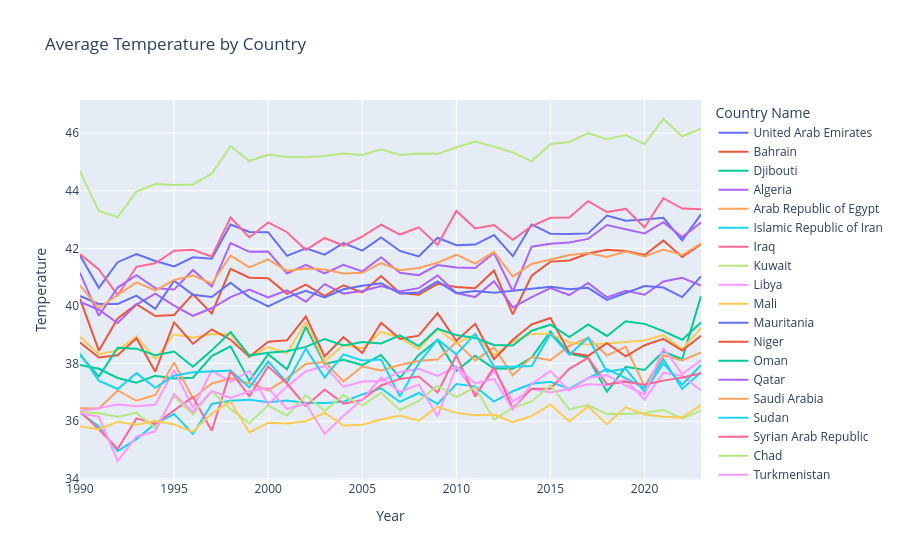

This figure's notebook cell:
### Code cell
# plot regional plots with plotly line
# top 20 countries with highest average temperature
top_countries = temp.groupby('Country Name')['Temperature'].mean().sort_values(ascending=False).head(20).index
temp_top = temp[temp['Country Name'].isin(top_countries)].copy()
temp_top['Year'] = temp_top['Year'].astype(int)
fig = px.line(temp_top, x='Year', y='Temperature', color='Country Name', title='Average Temperature by Country')
fig.show()

### Figure 1 — Plotly figure (JSON) as saved in the notebook; plotly's stock layout.template omitted (floating-point values rounded to 4 significant figures)
{"data": [{"hovertemplate": "Country Name=United Arab Emirates<br>Year=%{x}<br>Temperature=%{y}<extra></extra>", "legendgroup": "United Arab Emirates", "line": {"color": "#636efa", "dash": "solid"}, "marker": {"symbol": "circle"}, "mode": "lines", "name": "United Arab Emirates", "orientation": "v", "showlegend": true, "type": "scatter", "x": [1990, 1991, 1992, 1993, 1994, 1995, 1996, 1997, 1998, 1999, 2000, 2001, 2002, 2003, 2004, 2005, 2006, 2007, 2008, 2009, 2010, 2011, 2012, 2013, 2014, 2015, 2016, 2017, 2018, 2019, 2020, 2021, 2022, 2023], "xaxis": "x", "y": [41.75, 40.63, 41.52, 41.8, 41.56, 41.37, 41.69, 41.64, 42.83, 42.57, 42.56, 41.74, 42.0, 41.78, 42.18, 41.92, 42.38, 41.91, 41.72, 42.37, 42.11, 42.13, 42.46, 41.73, 42.83, 42.51, 42.5, 42.52, 43.14, 42.96, 43.0, 43.06, 42.28, 43.18], "yaxis": "y"}, {"hovertemplate": "Country Name=Bahrain<br>Year=%{x}<br>Temperature=%{y}<extra></extra>", "legendgroup": "Bahrain", "line": {"color": "#EF553B", "dash": "solid"}, "marker": {"symbol": "circle"}, "mode": "lines", "name": "Bahrain", "orientation": "v", "showlegend": true, "type": "scatter", "x": [1990, 1991, 1992, 1993, 1994, 1995, 1996, 1997, 1998, 1999, 2000, 2001, 2002, 2003, 2004, 2005, 2006, 2007, 2008, 2009, 2010, 2011, 2012, 2013, 2014, 2015, 2016, 2017, 2018, 2019, 2020, 2021, 2022, 2023], "xaxis": "x", "y": [40.25, 38.45, 39.57, 40.06, 39.65, 39.69, 40.41, 39.74, 41.29, 40.98, 40.96, 40.42, 40.74, 40.35, 40.72, 40.47, 41.04, 40.45, 40.39, 40.77, 40.66, 40.62, 41.23, 39.71, 41.05, 41.54, 41.58, 41.82, 41.95, 41.91, 41.77, 42.27, 41.7, 42.14], "yaxis": "y"}, {"hovertemplate": "Country Name=Djibouti<br>Year=%{x}<br>Temperature=%{y}<extra></extra>", "legendgroup": "Djibouti", "line": {"color": "#00cc96", "dash": "solid"}, "marker": {"symbol": "circle"}, "mode": "lines", "name": "Djibouti", "orientation": "v", "showlegend": true, "type": "scatter", "x": [1990, 1991, 1992, 1993, 1994, 1995, 1996, 1997, 1998, 1999, 2000, 2001, 2002, 2003, 2004, 2005, 2006, 2007, 2008, 2009, 2010, 2011, 2012, 2013, 2014, 2015, 2016, 2017, 2018, 2019, 2020, 2021, 2022, 2023], "xaxis": "x", "y": [37.95, 37.82, 37.5, 37.34, 37.58, 37.48, 37.51, 38.26, 38.6, 37.4, 38.33, 37.8, 39.28, 37.99, 38.13, 37.95, 38.3, 37.5, 38.3, 38.82, 37.74, 38.27, 37.83, 37.82, 38.21, 39.12, 38.35, 38.2, 37.03, 37.89, 37.78, 38.42, 38.15, 40.35], "yaxis": "y"}, {"hovertemplate": "Country Name=Algeria<br>Year=%{x}<br>Temperature=%{y}<extra></extra>", "legendgroup": "Algeria", "line": {"color": "#ab63fa", "dash": "solid"}, "marker": {"symbol": "circle"}, "mode": "lines", "name": "Algeria", "orientation": "v", "showlegend": true, "type": "scatter", "x": [1990, 1991, 1992, 1993, 1994, 1995, 1996, 1997, 1998, 1999, 2000, 2001, 2002, 2003, 2004, 2005, 2006, 2007, 2008, 2009, 2010, 2011, 2012, 2013, 2014, 2015, 2016, 2017, 2018, 2019, 2020, 2021, 2022, 2023], "xaxis": "x", "y": [40.14, 39.87, 39.41, 40.05, 40.43, 40.01, 39.66, 39.92, 40.31, 40.57, 40.3, 40.54, 40.15, 40.76, 40.43, 40.52, 40.69, 40.5, 40.62, 41.06, 40.45, 40.31, 40.86, 39.95, 40.31, 40.62, 40.38, 40.8, 40.3, 40.53, 40.39, 40.85, 40.98, 40.71], "yaxis": "y"}, {"hovertemplate": "Country Name=Arab Republic of Egypt<br>Year=%{x}<br>Temperature=%{y}<extra></extra>", "legendgroup": "Arab Republic of Egypt", "line": {"color": "#FFA15A", "dash": "solid"}, "marker": {"symbol": "circle"}, "mode": "lines", "name": "Arab Republic of Egypt", "orientation": "v", "showlegend": true, "type": "scatter", "x": [1990, 1991, 1992, 1993, 1994, 1995, 1996, 1997, 1998, 1999, 2000, 2001, 2002, 2003, 2004, 2005, 2006, 2007, 2008, 2009, 2010, 2011, 2012, 2013, 2014, 2015, 2016, 2017, 2018, 2019, 2020, 2021, 2022, 2023], "xaxis": "x", "y": [36.45, 36.44, 37.07, 36.71, 36.91, 38.04, 36.8, 37.31, 37.49, 37.32, 37.07, 37.49, 37.99, 38.06, 37.38, 37.9, 37.76, 37.95, 38.1, 38.14, 38.75, 38.11, 38.56, 37.59, 38.23, 38.12, 38.62, 38.9, 38.28, 38.58, 37.21, 38.29, 38.11, 38.39], "yaxis": "y"}, {"hovertemplate": "Country Name=Islamic Republic of Iran<br>Year=%{x}<br>Temperature=%{y}<extra></extra>", "legendgroup": "Islamic Republic of Iran", "line": {"color": "#19d3f3", "dash": "solid"}, "marker": {"symbol": "circle"}, "mode": "lines", "name": "Islamic Republic of Iran", "orientation": "v", "showlegend": true, "type": "scatter", "x": [1990, 1991, 1992, 1993, 1994, 1995, 1996, 1997, 1998, 1999, 2000, 2001, 2002, 2003, 2004, 2005, 2006, 2007, 2008, 2009, 2010, 2011, 2012, 2013, 2014, 2015, 2016, 2017, 2018, 2019, 2020, 2021, 2022, 2023], "xaxis": "x", "y": [36.29, 35.83, 34.96, 35.38, 35.92, 36.25, 35.56, 36.6, 36.71, 36.75, 36.66, 36.72, 36.63, 36.63, 36.68, 36.93, 37.14, 36.67, 36.98, 36.6, 37.29, 37.21, 36.68, 37.04, 37.3, 37.37, 37.12, 37.5, 37.81, 37.5, 37.15, 38.15, 37.12, 37.7], "yaxis": "y"}, {"hovertemplate": "Country Name=Iraq<br>Year=%{x}<br>Temperature=%{y}<extra></extra>", "legendgroup": "Iraq", "line": {"color": "#FF6692", "dash": "solid"}, "marker": {"symbol": "circle"}, "mode": "lines", "name": "Iraq", "orientation": "v", "showlegend": true, "type": "scatter", "x": [1990, 1991, 1992, 1993, 1994, 1995, 1996, 1997, 1998, 1999, 2000, 2001, 2002, 2003, 2004, 2005, 2006, 2007, 2008, 2009, 2010, 2011, 2012, 2013, 2014, 2015, 2016, 2017, 2018, 2019, 2020, 2021, 2022, 2023], "xaxis": "x", "y": [41.8, 41.27, 40.37, 41.36, 41.48, 41.92, 41.95, 41.72, 43.07, 42.38, 42.9, 42.56, 41.94, 42.36, 42.09, 42.41, 42.82, 42.48, 42.73, 42.12, 43.3, 42.69, 42.81, 42.3, 42.77, 43.06, 43.07, 43.64, 43.26, 43.37, 42.73, 43.74, 43.38, 43.36], "yaxis": "y"}, {"hovertemplate": "Country Name=Kuwait<br>Year=%{x}<br>Temperature=%{y}<extra></extra>", "legendgroup": "Kuwait", "line": {"color": "#B6E880", "dash": "solid"}, "marker": {"symbol": "circle"}, "mode": "lines", "name": "Kuwait", "orientation": "v", "showlegend": true, "type": "scatter", "x": [1990, 1991, 1992, 1993, 1994, 1995, 1996, 1997, 1998, 1999, 2000, 2001, 2002, 2003, 2004, 2005, 2006, 2007, 2008, 2009, 2010, 2011, 2012, 2013, 2014, 2015, 2016, 2017, 2018, 2019, 2020, 2021, 2022, 2023], "xaxis": "x", "y": [44.67, 43.3, 43.08, 43.97, 44.23, 44.2, 44.22, 44.59, 45.55, 45.03, 45.25, 45.18, 45.16, 45.21, 45.29, 45.24, 45.44, 45.24, 45.29, 45.28, 45.51, 45.71, 45.53, 45.33, 45.02, 45.62, 45.69, 46.0, 45.79, 45.93, 45.62, 46.49, 45.89, 46.15], "yaxis": "y"}, {"hovertemplate": "Country Name=Libya<br>Year=%{x}<br>Temperature=%{y}<extra></extra>", "legendgroup": "Libya", "line": {"color": "#FF97FF", "dash": "solid"}, "marker": {"symbol": "circle"}, "mode": "lines", "name": "Libya", "orientation": "v", "showlegend": true, "type": "scatter", "x": [1990, 1991, 1992, 1993, 1994, 1995, 1996, 1997, 1998, 1999, 2000, 2001, 2002, 2003, 2004, 2005, 2006, 2007, 2008, 2009, 2010, 2011, 2012, 2013, 2014, 2015, 2016, 2017, 2018, 2019, 2020, 2021, 2022, 2023], "xaxis": "x", "y": [36.35, 36.46, 36.58, 36.52, 36.57, 37.78, 36.47, 37.76, 37.37, 37.74, 36.59, 37.21, 37.73, 37.92, 37.19, 37.38, 37.4, 37.71, 37.82, 37.57, 37.89, 36.97, 37.76, 36.69, 37.12, 37.0, 37.12, 37.28, 37.26, 37.44, 36.75, 37.68, 37.58, 37.07], "yaxis": "y"}, {"hovertemplate": "Country Name=Mali<br>Year=%{x}<br>Temperature=%{y}<extra></extra>", "legendgroup": "Mali", "line": {"color": "#FECB52", "dash": "solid"}, "marker": {"symbol": "circle"}, "mode": "lines", "name": "Mali", "orientation": "v", "showlegend": true, "type": "scatter", "x": [1990, 1991, 1992, 1993, 1994, 1995, 1996, 1997, 1998, 1999, 2000, 2001, 2002, 2003, 2004, 2005, 2006, 2007, 2008, 2009, 2010, 2011, 2012, 2013, 2014, 2015, 2016, 2017, 2018, 2019, 2020, 2021, 2022, 2023], "xaxis": "x", "y": [38.93, 38.33, 38.46, 38.94, 38.16, 39.02, 38.9, 39.03, 39.02, 38.22, 38.57, 38.37, 39.44, 38.07, 38.65, 38.53, 39.1, 38.9, 38.5, 39.22, 38.7, 39.01, 38.28, 38.76, 39.03, 39.04, 38.73, 38.66, 38.7, 38.75, 38.8, 38.99, 38.5, 39.23], "yaxis": "y"}, {"hovertemplate": "Country Name=Mauritania<br>Year=%{x}<br>Temperature=%{y}<extra></extra>", "legendgroup": "Mauritania", "line": {"color": "#636efa", "dash": "solid"}, "marker": {"symbol": "circle"}, "mode": "lines", "name": "Mauritania", "orientation": "v", "showlegend": true, "type": "scatter", "x": [1990, 1991, 1992, 1993, 1994, 1995, 1996, 1997, 1998, 1999, 2000, 2001, 2002, 2003, 2004, 2005, 2006, 2007, 2008, 2009, 2010, 2011, 2012, 2013, 2014, 2015, 2016, 2017, 2018, 2019, 2020, 2021, 2022, 2023], "xaxis": "x", "y": [40.35, 40.07, 40.07, 40.36, 39.9, 40.88, 40.39, 40.31, 40.81, 40.31, 39.99, 40.3, 40.53, 40.3, 40.58, 40.7, 40.79, 40.43, 40.47, 40.85, 40.44, 40.52, 40.46, 40.53, 40.62, 40.67, 40.58, 40.63, 40.21, 40.44, 40.69, 40.64, 40.31, 41.03], "yaxis": "y"}, {"hovertemplate": "Country Name=Niger<br>Year=%{x}<br>Temperature=%{y}<extra></extra>", "legendgroup": "Niger", "line": {"color": "#EF553B", "dash": "solid"}, "marker": {"symbol": "circle"}, "mode": "lines", "name": "Niger", "orientation": "v", "showlegend": true, "type": "scatter", "x": [1990, 1991, 1992, 1993, 1994, 1995, 1996, 1997, 1998, 1999, 2000, 2001, 2002, 2003, 2004, 2005, 2006, 2007, 2008, 2009, 2010, 2011, 2012, 2013, 2014, 2015, 2016, 2017, 2018, 2019, 2020, 2021, 2022, 2023], "xaxis": "x", "y": [38.73, 38.21, 38.29, 38.88, 37.72, 39.43, 38.69, 39.19, 38.83, 38.24, 38.76, 38.81, 39.64, 38.25, 38.92, 38.37, 39.42, 38.86, 38.97, 39.75, 38.79, 39.38, 38.15, 38.83, 39.36, 39.58, 38.38, 38.27, 38.71, 38.25, 38.64, 38.86, 38.45, 38.97], "yaxis": "y"}, {"hovertemplate": "Country Name=Oman<br>Year=%{x}<br>Temperature=%{y}<extra></extra>", "legendgroup": "Oman", "line": {"color": "#00cc96", "dash": "solid"}, "marker": {"symbol": "circle"}, "mode": "lines", "name": "Oman", "orientation": "v", "showlegend": true, "type": "scatter", "x": [1990, 1991, 1992, 1993, 1994, 1995, 1996, 1997, 1998, 1999, 2000, 2001, 2002, 2003, 2004, 2005, 2006, 2007, 2008, 2009, 2010, 2011, 2012, 2013, 2014, 2015, 2016, 2017, 2018, 2019, 2020, 2021, 2022, 2023], "xaxis": "x", "y": [38.3, 37.55, 38.55, 38.52, 38.29, 38.42, 37.89, 38.46, 39.1, 38.28, 38.38, 38.43, 38.58, 38.85, 38.63, 38.75, 38.7, 38.98, 38.61, 39.21, 38.99, 38.89, 38.65, 38.63, 39.14, 39.35, 38.92, 39.36, 38.96, 39.47, 39.38, 39.13, 38.83, 39.43], "yaxis": "y"}, {"hovertemplate": "Country Name=Qatar<br>Year=%{x}<br>Temperature=%{y}<extra></extra>", "legendgroup": "Qatar", "line": {"color": "#ab63fa", "dash": "solid"}, "marker": {"symbol": "circle"}, "mode": "lines", "name": "Qatar", "orientation": "v", "showlegend": true, "type": "scatter", "x": [1990, 1991, 1992, 1993, 1994, 1995, 1996, 1997, 1998, 1999, 2000, 2001, 2002, 2003, 2004, 2005, 2006, 2007, 2008, 2009, 2010, 2011, 2012, 2013, 2014, 2015, 2016, 2017, 2018, 2019, 2020, 2021, 2022, 2023], "xaxis": "x", "y": [41.15, 39.66, 40.64, 41.07, 40.62, 40.57, 41.25, 40.67, 42.18, 41.88, 41.89, 41.13, 41.43, 41.13, 41.43, 41.2, 41.69, 41.15, 41.07, 41.42, 41.34, 41.32, 41.84, 40.51, 42.06, 42.16, 42.2, 42.33, 42.81, 42.67, 42.52, 42.91, 42.39, 42.9], "yaxis": "y"}, {"hovertemplate": "Country Name=Saudi Arabia<br>Year=%{x}<br>Temperature=%{y}<extra></extra>", "legendgroup": "Saudi Arabia", "line": {"color": "#FFA15A", "dash": "solid"}, "marker": {"symbol": "circle"}, "mode": "lines", "name": "Saudi Arabia", "orientation": "v", "showlegend": true, "type": "scatter", "x": [1990, 1991, 1992, 1993, 1994, 1995, 1996, 1997, 1998, 1999, 2000, 2001, 2002, 2003, 2004, 2005, 2006, 2007, 2008, 2009, 2010, 2011, 2012, 2013, 2014, 2015, 2016, 2017, 2018, 2019, 2020, 2021, 2022, 2023], "xaxis": "x", "y": [40.71, 39.93, 40.38, 40.82, 40.54, 40.9, 41.06, 40.78, 41.75, 41.34, 41.62, 41.22, 41.3, 41.27, 41.13, 41.15, 41.49, 41.24, 41.32, 41.5, 41.78, 41.47, 41.88, 41.02, 41.46, 41.61, 41.77, 41.84, 41.7, 41.89, 41.72, 41.96, 41.77, 42.17], "yaxis": "y"}, {"hovertemplate": "Country Name=Sudan<br>Year=%{x}<br>Temperature=%{y}<extra></extra>", "legendgroup": "Sudan", "line": {"color": "#19d3f3", "dash": "solid"}, "marker": {"symbol": "circle"}, "mode": "lines", "name": "Sudan", "orientation": "v", "showlegend": true, "type": "scatter", "x": [1990, 1991, 1992, 1993, 1994, 1995, 1996, 1997, 1998, 1999, 2000, 2001, 2002, 2003, 2004, 2005, 2006, 2007, 2008, 2009, 2010, 2011, 2012, 2013, 2014, 2015, 2016, 2017, 2018, 2019, 2020, 2021, 2022, 2023], "xaxis": "x", "y": [38.35, 37.41, 37.12, 37.67, 37.16, 37.58, 37.7, 37.72, 37.76, 37.17, 38.07, 37.34, 38.52, 37.52, 38.32, 38.11, 38.14, 36.86, 38.01, 38.84, 38.32, 39.03, 37.89, 37.89, 37.92, 39.03, 38.31, 38.9, 37.72, 37.82, 37.02, 38.01, 37.27, 37.95], "yaxis": "y"}, {"hovertemplate": "Country Name=Syrian Arab Republic<br>Year=%{x}<br>Temperature=%{y}<extra></extra>", "legendgroup": "Syrian Arab Republic", "line": {"color": "#FF6692", "dash": "solid"}, "marker": {"symbol": "circle"}, "mode": "lines", "name": "Syrian Arab Republic", "orientation": "v", "showlegend": true, "type": "scatter", "x": [1990, 1991, 1992, 1993, 1994, 1995, 1996, 1997, 1998, 1999, 2000, 2001, 2002, 2003, 2004, 2005, 2006, 2007, 2008, 2009, 2010, 2011, 2012, 2013, 2014, 2015, 2016, 2017, 2018, 2019, 2020, 2021, 2022, 2023], "xaxis": "x", "y": [36.34, 35.72, 35.04, 36.1, 35.91, 36.36, 36.84, 35.67, 37.74, 36.87, 37.9, 37.31, 36.53, 37.1, 36.61, 36.74, 37.24, 37.47, 37.55, 37.0, 38.28, 36.86, 37.88, 36.45, 37.13, 37.13, 37.82, 38.2, 37.28, 37.37, 37.27, 37.41, 37.52, 37.67], "yaxis": "y"}, {"hovertemplate": "Country Name=Chad<br>Year=%{x}<br>Temperature=%{y}<extra></extra>", "legendgroup": "Chad", "line": {"color": "#B6E880", "dash": "solid"}, "marker": {"symbol": "circle"}, "mode": "lines", "name": "Chad", "orientation": "v", "showlegend": true, "type": "scatter", "x": [1990, 1991, 1992, 1993, 1994, 1995, 1996, 1997, 1998, 1999, 2000, 2001, 2002, 2003, 2004, 2005, 2006, 2007, 2008, 2009, 2010, 2011, 2012, 2013, 2014, 2015, 2016, 2017, 2018, 2019, 2020, 2021, 2022, 2023], "xaxis": "x", "y": [36.31, 36.28, 36.16, 36.29, 35.76, 36.87, 36.23, 37.04, 36.42, 35.94, 36.55, 36.2, 36.9, 36.36, 36.9, 36.54, 36.99, 36.39, 36.71, 37.23, 36.84, 37.18, 36.06, 36.47, 36.68, 37.26, 36.41, 36.56, 36.25, 36.25, 36.29, 36.39, 36.1, 36.37], "yaxis": "y"}, {"hovertemplate": "Country Name=Turkmenistan<br>Year=%{x}<br>Temperature=%{y}<extra></extra>", "legendgroup": "Turkmenistan", "line": {"color": "#FF97FF", "dash": "solid"}, "marker": {"symbol": "circle"}, "mode": "lines", "name": "Turkmenistan", "orientation": "v", "showlegend": true, "type": "scatter", "x": [1990, 1991, 1992, 1993, 1994, 1995, 1996, 1997, 1998, 1999, 2000, 2001, 2002, 2003, 2004, 2005, 2006, 2007, 2008, 2009, 2010, 2011, 2012, 2013, 2014, 2015, 2016, 2017, 2018, 2019, 2020, 2021, 2022, 2023], "xaxis": "x", "y": [36.27, 36.16, 34.62, 35.47, 35.65, 36.95, 36.32, 37.05, 36.81, 37.04, 37.15, 36.43, 36.61, 35.56, 36.19, 36.76, 37.51, 37.02, 37.27, 36.17, 37.9, 37.31, 37.47, 36.4, 37.3, 37.74, 37.06, 37.5, 37.6, 37.24, 36.92, 38.54, 37.64, 38.12], "yaxis": "y"}, {"hovertemplate": "Country Name=Republic of Yemen<br>Year=%{x}<br>Temperature=%{y}<extra></extra>", "legendgroup": "Republic of Yemen", "line": {"color": "#FECB52", "dash": "solid"}, "marker": {"symbol": "circle"}, "mode": "lines", "name": "Republic of Yemen", "orientation": "v", "showlegend": true, "type": "scatter", "x": [1990, 1991, 1992, 1993, 1994, 1995, 1996, 1997, 1998, 1999, 2000, 2001, 2002, 2003, 2004, 2005, 2006, 2007, 2008, 2009, 2010, 2011, 2012, 2013, 2014, 2015, 2016, 2017, 2018, 2019, 2020, 2021, 2022, 2023], "xaxis": "x", "y": [35.82, 35.72, 35.98, 35.88, 36.01, 35.89, 35.64, 36.27, 36.68, 35.61, 35.95, 35.92, 36.0, 36.29, 35.85, 35.88, 36.06, 36.2, 36.02, 36.5, 36.29, 36.21, 36.23, 35.97, 36.18, 36.58, 35.99, 36.51, 35.9, 36.49, 36.23, 36.16, 36.13, 36.56], "yaxis": "y"}], "layout": {"legend": {"title": {"text": "Country Name"}, "tracegroupgap": 0}, "title": {"text": "Average Temperature by Country"}, "xaxis": {"anchor": "y", "domain": [0, 1], "title": {"text": "Year"}}, "yaxis": {"anchor": "x", "domain": [0, 1], "title": {"text": "Temperature"}}}}
